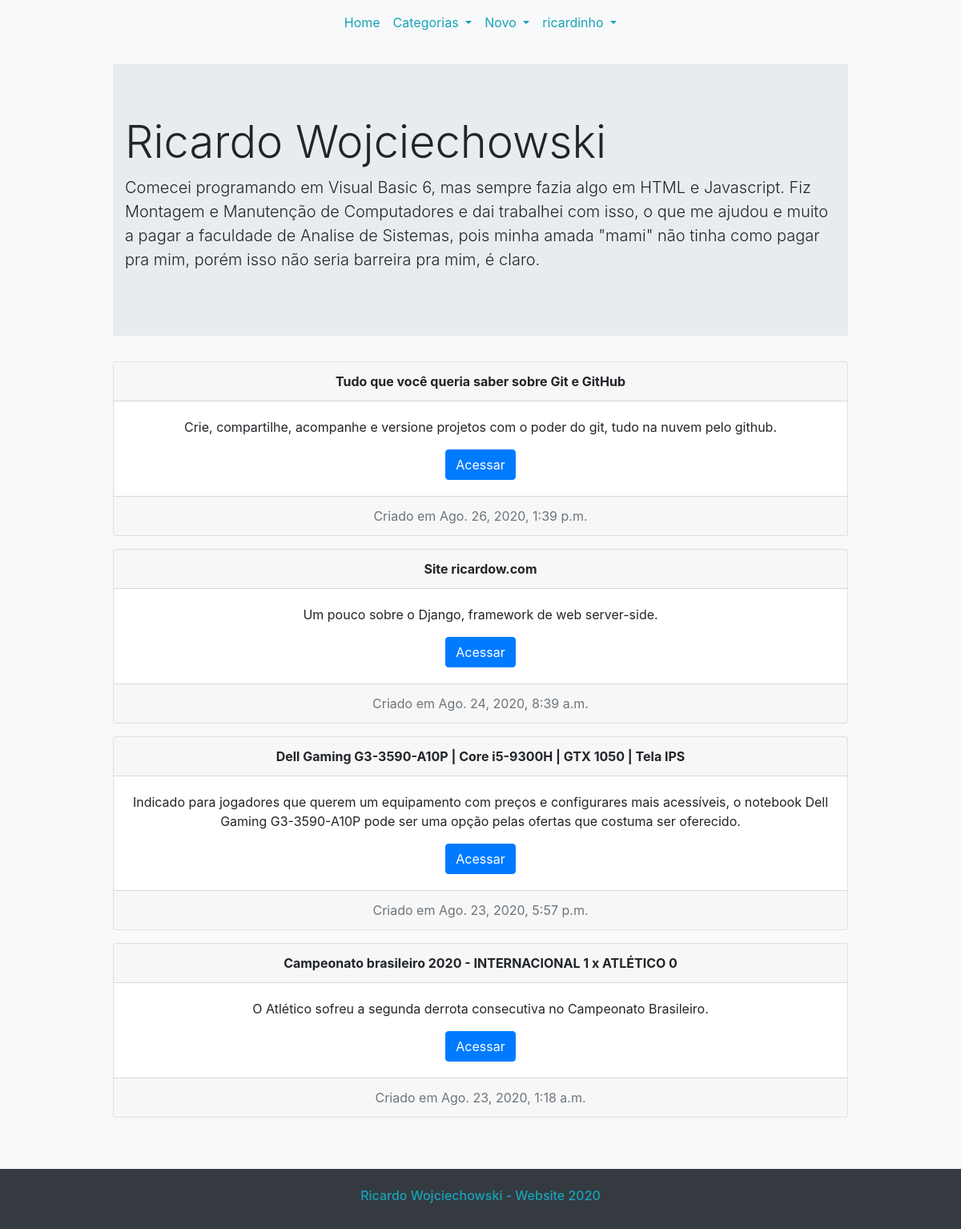
Screenshot of / (signed in) with the database file from the repository.
### blog/models.py (models this page shows, shortened)
class Post(models.Model):
    title = models.CharField(max_length=255)
    header_image = models.ImageField(null=True,
                                     blank=True,
                                     upload_to="images/")
    author = models.ForeignKey(User, on_delete=models.CASCADE)
    body = RichTextField(blank=True, null=True)
    post_date = models.DateTimeField(auto_now_add=True)
    category = models.CharField(max_length=255, default='sem categoria')
    snippet = models.CharField(max_length=255, default='Resumo do post')
    likes = models.ManyToManyField(User, related_name='blog_posts')

### blog/views.py (the view)
# urls.py: path('', HomeView.as_view(), name="home"),
class HomeView(ListView):
    model = Post
    template_name = 'home.html'
    ordering = ['-post_date']
    def get_context_data(self, *args, **kwargs):
        categories_menu = Category.objects.all()
        context = super(HomeView, self).get_context_data(*args, **kwargs)
        context["categories_menu"] = categories_menu
        return context

### blog/models.py (called while the page is built)
    def __str__(self):
        return self.name

### templates/home.html
{% extends 'base.html' %} {% block content %}
<div class="mx-auto" style="width: 80%">
  <div class="row">
    <div class="jumbotron jumbotron-fluid" style="width: 100%">
      <div class="container">
        <h1 class="display-4">Ricardo Wojciechowski</h1>
        <p class="lead">
          Comecei programando em Visual Basic 6, mas sempre fazia algo em HTML e Javascript. Fiz Montagem e Manutenção de Computadores e dai trabalhei com isso, o que me ajudou e muito a pagar a faculdade de Analise de Sistemas, pois minha amada "mami" não tinha como pagar pra mim, porém isso não seria barreira pra mim, é claro.
      </div>
    </div>
    {% for post in object_list %}
      <div class="card text-center mb-3"style="width: 100%">
        <div class="card-header" style="font-weight: bolder">
          {{ post.title }}
        </div>
        <div class="card-body">
          <p class="card-text">{{ post.snippet | safe }}</p>
          <a href="{% url 'article-detail' post.pk %}" class="btn btn-primary">Acessar</a>
        </div>
        <div class="card-footer text-muted">
          Criado em {{ post.post_date }}
        </div>
      </div>
    {% endfor %}
  </div>
</div>
{% endblock %}

### templates/partials/navbar.html (shortened to what this page needs)
<nav class="container navbar navbar-expand-lg mb-4">
    <div class="collapse navbar-collapse" id="navbarSupportedContent">
        <ul class="navbar-nav mr-auto mx-auto">
            <li class="nav-item">
                <a class="nav-link text-info" href="{% url 'home' %}">Home</a>
            </li>
            {% if categories_menu %}
                <li class="nav-item dropdown">
                    <a class="nav-link dropdown-toggle text-info" href="#" id="navbarDropdown" role="button" data-toggle="dropdown" aria-haspopup="true" aria-expanded="false">
                        Categorias
                    </a>
                </li>
            {% endif %}
            {% if user.is_authenticated %}
                <li class="nav-item dropdown">
                    <a class="nav-link dropdown-toggle text-info" href="#" id="navbarDropdown" role="button" data-toggle="dropdown" aria-haspopup="true" aria-expanded="false">
                        Novo
                    </a>
                </li>
                <li class="nav-item dropdown">
                    <a class="nav-link dropdown-toggle text-info" href="#" id="navbarDropdown" role="button" data-toggle="dropdown" aria-haspopup="true" aria-expanded="false">
                        {{ user.username }}
                    </a>
                </li>
            {% endif %}
        </ul>
    </div>
</nav>

### rows the page displays
Post: title "Tudo que você queria saber sobre Git e GitHub", snippet "Crie, compartilhe, acompanhe e versione projetos com o poder do git, tudo na nuvem pelo github.", post_date "Ago. 26, 2020, 1:39 p.m."
Post: title "Site ricardow.com", snippet "Um pouco sobre o Django, framework de web server-side.", post_date "Ago. 24, 2020, 8:39 a.m."
Post: title "Dell Gaming G3-3590-A10P | Core i5-9300H | GTX 1050 | Tela IPS", snippet "Indicado para jogadores que querem um equipamento com preços e configurares mais acessíveis, o notebook Dell Gaming G3-3590-A10P pode ser uma opção pelas ofertas que costuma ser oferecido.", post_date "Ago. 23, 2020, 5:57 p.m."
Post: title "Campeonato brasileiro 2020 - INTERNACIONAL 1 x ATLÉTICO 0", snippet "O Atlético sofreu a segunda derrota consecutiva no Campeonato Brasileiro.", post_date "Ago. 23, 2020, 1:18 a.m."

### other values shown
{{ user.username }} "ricardinho"
